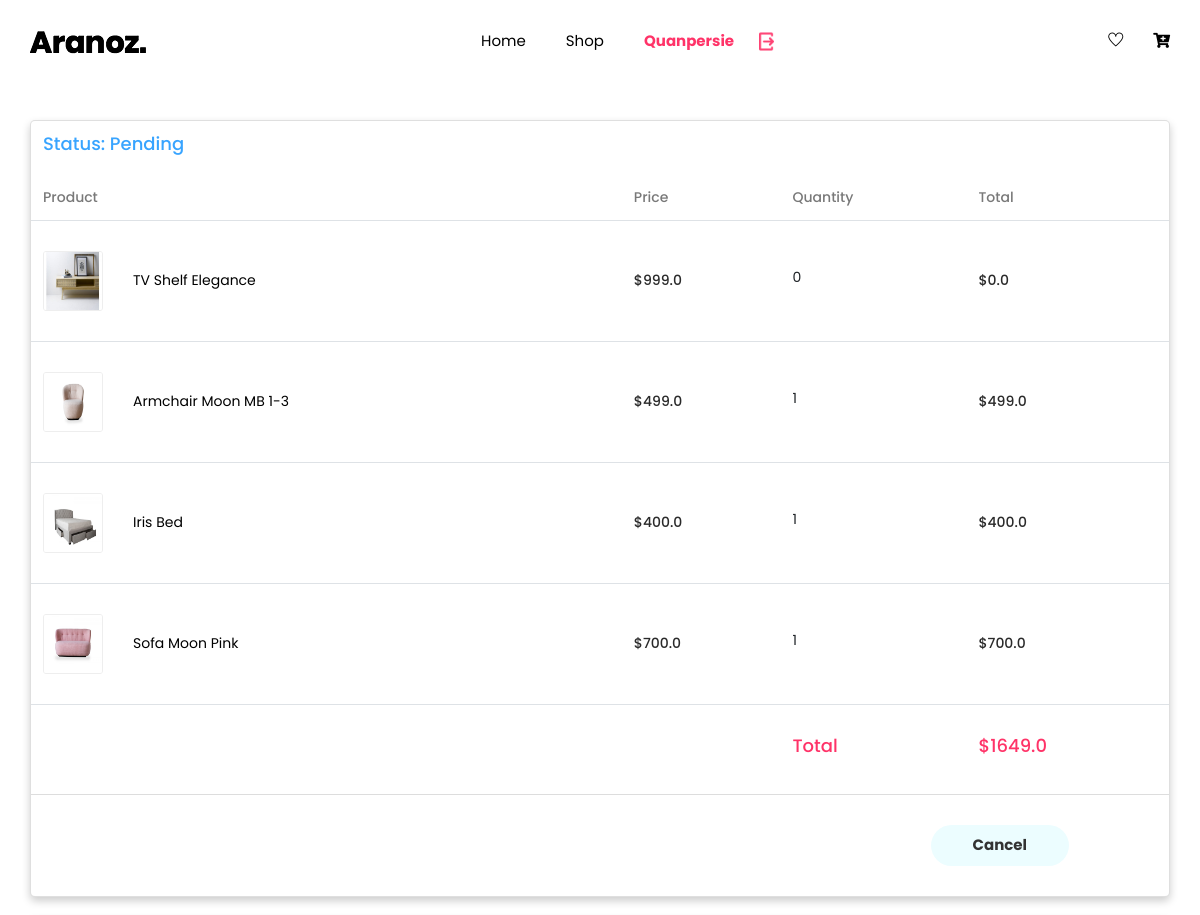
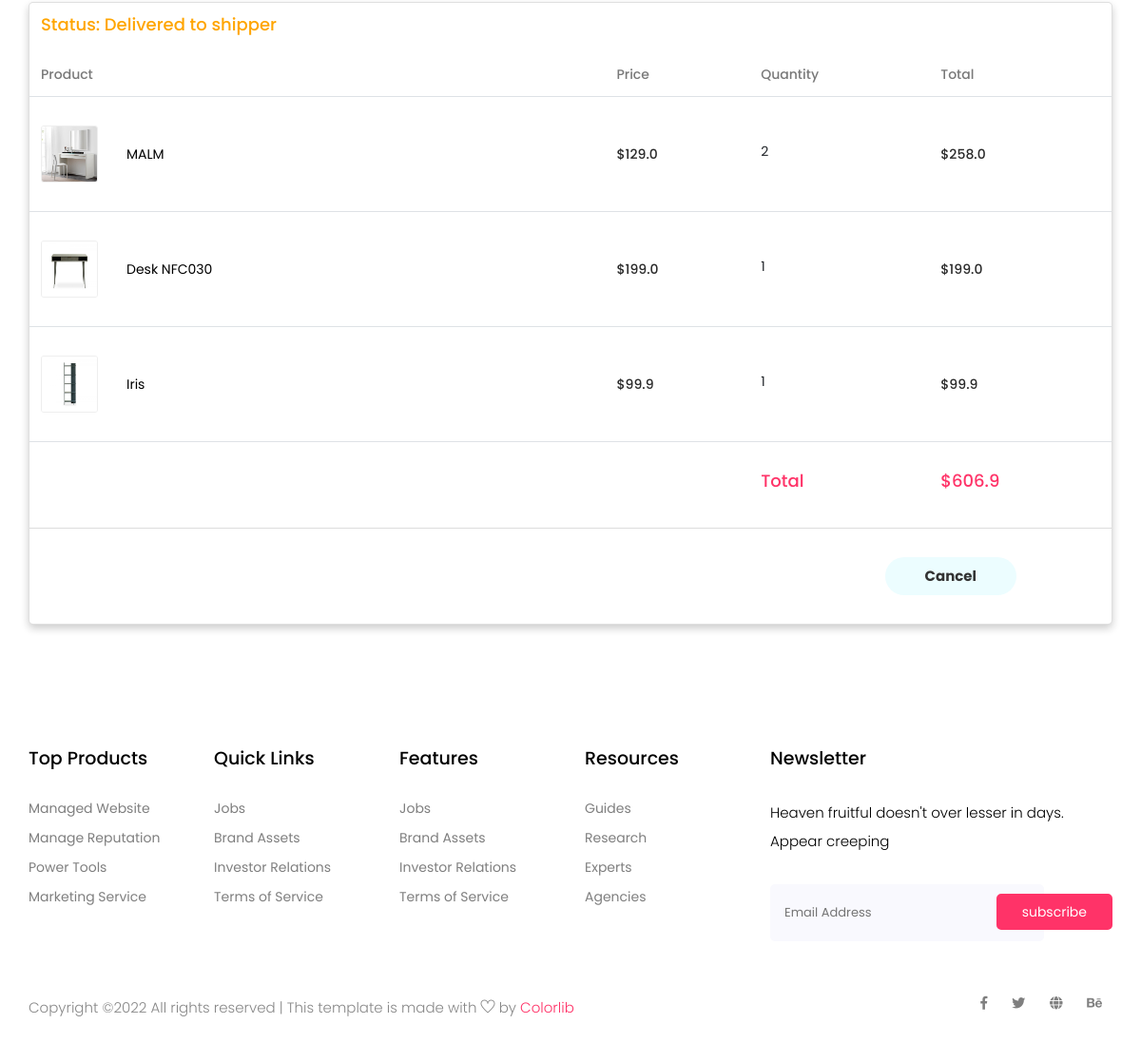
Screenshot of /purchase/ (signed in) with the database file from the repository (2 pictures, top to bottom).
### user/models.py (models this page shows)
class CustomerUser(AbstractUser):
    phone_number = models.CharField(default='', max_length=15)
    address = models.CharField(default='', max_length=255)
    company = models.CharField(default='', max_length=255, null=True)
    class Meta(AbstractUser.Meta):
        swappable = 'AUTH_USER_MODEL'

### order/models.py (models this page shows, shortened)
class Order(models.Model):
    user = models.ForeignKey(CustomerUser, on_delete=models.CASCADE, editable=False)
    order_description = models.TextField(null=True, blank=True)
    time_create = models.DateTimeField(auto_now_add=True)
    status = models.CharField(choices=STATUS, max_length=50, default='p')
    total_price = models.FloatField(max_length=50, null=True)

### cart/models.py (models this page shows, shortened)
class CartItem(models.Model):
    cart = models.ForeignKey(Cart, on_delete=models.CASCADE, related_name='cart_items')
    order = models.ForeignKey(Order, on_delete=models.RESTRICT, null=True, related_name='order_items')
    product = models.ForeignKey(Product, on_delete=models.CASCADE, null=True)
    quantity = models.IntegerField(default=0)
    @property
    def get_total(self):
        return self.product.price * self.quantity

### product/models.py (models this page shows, shortened)
class Product(models.Model):
    title = models.CharField(default='', max_length=100)
    description = models.TextField(default='')
    price = models.FloatField(default=0.0)
    status = models.CharField(choices=AVAILABILITY, max_length=30, null=True)
    active = models.BooleanField(default=True, null=True)
    category = models.ForeignKey(Category, on_delete=models.CASCADE, related_name='products')
    slug = AutoSlugField(populate_from='title', unique=True, null = True)
    quantity = models.IntegerField(default=1)
    def first_image(self):
        return self.images.all()[0]
    def image_tag(self):
        if self.first_image():
            return mark_safe('<img src="%s" style="width: 60px; height:60px;" />' % self.first_image().image.url)
        else:
            return 'No Image Found'
    image_tag.short_description = 'Image'
    def get_absolute_url(self):
        return reverse("product", kwargs={
            'slug': self.slug
        })

class Image(models.Model):
    product = models.ForeignKey(Product, default=None, on_delete=models.CASCADE, related_name='images')
    image = models.ImageField(upload_to=path_and_rename, max_length=255, null=True, blank=True)

### order/views.py (the view)
# urls.py: path('purchase/', PurchaseView.as_view(), name='purchase'),
class PurchaseView(LoginRequiredMixin, ListView):
    model = Order
    template_name = 'user_order/order.html'
    login_url = '/account/log-in/'
    def get_context_data(self, **kwargs):
        orders = Order.objects.filter(user=self.request.user).order_by('-status')
        context = super().get_context_data(**kwargs)
        context['cart_quantity'] = Cart.item_quantity(self.request.user)
        context['orders'] = orders
        return context

### cart/models.py (called while the page is built)
    @staticmethod
    def item_quantity(user):
        if user.is_anonymous:
            return 0
        carts = Cart.objects.filter(user=user, active=True)
        if carts:
            cart = carts[0]
            return sum([item.quantity for item in cart.cart_items.all()])
        else:
            return 0

### templates/user_order/order.html (shortened to what this page needs)
{% extends 'base/base.html' %}
{% load static %}
{% block cssblock %}
  <link rel="stylesheet" href="{% static 'css/bootstrap.min.css' %}">
  <link rel="stylesheet" href="{% static 'css/animate.css' %}">
  <link rel="stylesheet" href="{% static 'css/owl.carousel.min.css' %}">
  <link rel="stylesheet" href="{% static 'css/nice-select.css' %}">
  <link rel="stylesheet" href="{% static 'css/all.css' %}">
  <link rel="stylesheet" href="{% static 'css/flaticon.css' %}">
  <link rel="stylesheet" href="{% static 'css/themify-icons.css' %}">
  <link rel="stylesheet" href="{% static 'css/magnific-popup.css' %}">
  <link rel="stylesheet" href="{% static 'css/slick.css' %}">
  <link rel="stylesheet" href="{% static 'css/price_rangs.css' %}">
  <link rel="stylesheet" href="{% static 'css/style.css' %}">
{% endblock %}
{% block content %}
    <section class="cart_area padding_top">
      <div class="container">
        <div class="cart_inner">
          {% for order in orders %}
          <div class="card" style=" box-shadow: 0 4px 8px 0 rgba(0,0,0,0.2);transition: 0.3s;border-radius: 5px; margin-top: 20px">
            <div class="table-responsive">
            <table class="table">
              <thead>
                <tr>
                  <th><h4 class="{{order.status}}">Status: {{order.get_status_display}}</h4></th>
                </tr>
              </thead>
              <thead>
                <tr>
                  <th scope="col">Product</th>
                  <th scope="col">Price</th>
                  <th scope="col">Quantity</th>
                  <th scope="col">Total</th>
                </tr>
              </thead>
              <tbody>
              {% for item in order.order_items.all %}
                <tr>
                  <td>
                    <div class="media">
                      <div class="d-flex">
                        <img src="{{item.product.first_image.image.url}}" alt="" style="width: 60px;height: 60px;max-width: 60px;max-height: 60px"/>
                      </div>
                      <div class="media-body">
                        <a style="color: black" href='{{item.product.get_absolute_url}}'>{{item.product.title}}</a>
                      </div>
                    </div>
                  </td>
                  <td>
                    <h5>${{item.product.price}}</h5>
                  </td>
                  <td>
                      <div class="product_count">
                        <a>{{item.quantity}}</a>
                      </div>
                  </td>
                  <td>
                    <h5>${{item.get_total}}</h5>
                  </td>
                </tr>
              {% endfor %}
                <tr>
                  <td></td>
                  <td></td>
                  <td>
                    <h4 class="primary">Total</h4>
                  </td>
                  <td>
                    <h4 class="primary">${{order.total_price}}</h4>
                  </td>
                </tr>
              </tbody>
            </table>
            <div class="checkout_btn_inner float-right">
                  <a class="btn_1 cancel-order" data-action="cancel" data-order="{{order.id}}" style="margin-right: 100px; margin-bottom: 30px;" href="#">Cancel</a>
            </div>
          </div>
          </div>
          {% endfor %}
        </div>
      </div>
    </section>
{% endblock %}

### templates/base/navbar.html (shortened to what this page needs)
{% load static %}
<header class="main_menu home_menu">
        <div class="container">
            <div class="row align-items-center">
                <div class="col-lg-12">
                    <nav class="navbar navbar-expand-lg navbar-light">
                        <a class="navbar-brand" href="{% url 'index' %}"> <img src="{% static 'img/logo.png' %}" alt="logo"> </a>
                        <div class="collapse navbar-collapse main-menu-item" id="navbarSupportedContent">
                            <ul class="navbar-nav">
                                <li class="nav-item">
                                    <a class="nav-link" href="{% url 'index' %}">Home</a>
                                </li>
                                <li class="nav-item">
                                    <a class="nav-link" href="/shop">Shop</a>
                                </li>
                                {% if not user.is_authenticated %}
                                <li class="nav-item">
                                    <a class="nav-link" href="/account/log-in">Login</a>
                                </li>
                                {% else %}
                                <li class="nav-item">
                                    <div class="username-logout d-flex align-items-center">
                                        <a class="nav-link" href="{% url 'purchase' %}">
                                            <b>{{user.username}}</b>
                                        </a>
                                        <a href="/account/log-out/" >
                                            <img src="{% static 'img/icon/ic_logout.png' %}" style="width: 25px; height: 25px" />
                                        </a>
                                    </div>
                                </li>
                                {% endif %}
                            </ul>
                        </div>
                        <div class="hearer_icon d-flex">
                            <a href=""><i class="ti-heart"></i></a>
                            <a href="{% url 'cart' %}" >
                                <i class="fas fa-cart-plus"></i>
                            </a>
                        </div>
                    </nav>
                </div>
            </div>
        </div>
    </header>

### static/css/custom.css (style rules this page uses)
.p { color: #38a4ff; }
.ds { color: orange; }
.primary { color: #ff3368; }

### static/css/all.css (style rules this page uses)
.fa, .fas, .far, .fal, .fab { -moz-osx-font-smoothing: grayscale; -webkit-font-smoothing: antialiased; display: inline-block; font-style: normal; font-variant: normal; text-rendering: auto; line-height: 1; }
.fa-cart-plus:before { content: "\f217"; }
.fa, .fas { font-family: 'Font Awesome 5 Free'; font-weight: 900; }

### rows the page displays
CustomerUser: username "Quanpersie"
Order: status "Pending", total_price "1649.0"
CartItem: product.first_image.image (picture), product "TV Shelf Elegance", product.price "999.0", quantity "0", get_total "0.0"
CartItem: product.first_image.image (picture), product "Armchair Moon MB 1-3", product.price "499.0", quantity "1", get_total "499.0"
CartItem: product.first_image.image (picture), product "Iris Bed", product.price "400.0", quantity "1", get_total "400.0"
CartItem: product.first_image.image (picture), product "Sofa Moon Pink", product.price "700.0", quantity "1", get_total "700.0"
Order: status "Delivered to shipper", total_price "606.9"
CartItem: product.first_image.image (picture), product "MALM", product.price "129.0", quantity "2", get_total "258.0"
CartItem: product.first_image.image (picture), product "Desk NFC030", product.price "199.0", quantity "1", get_total "199.0"
CartItem: product.first_image.image (picture), product "Iris", product.price "99.9", quantity "1", get_total "99.9"
